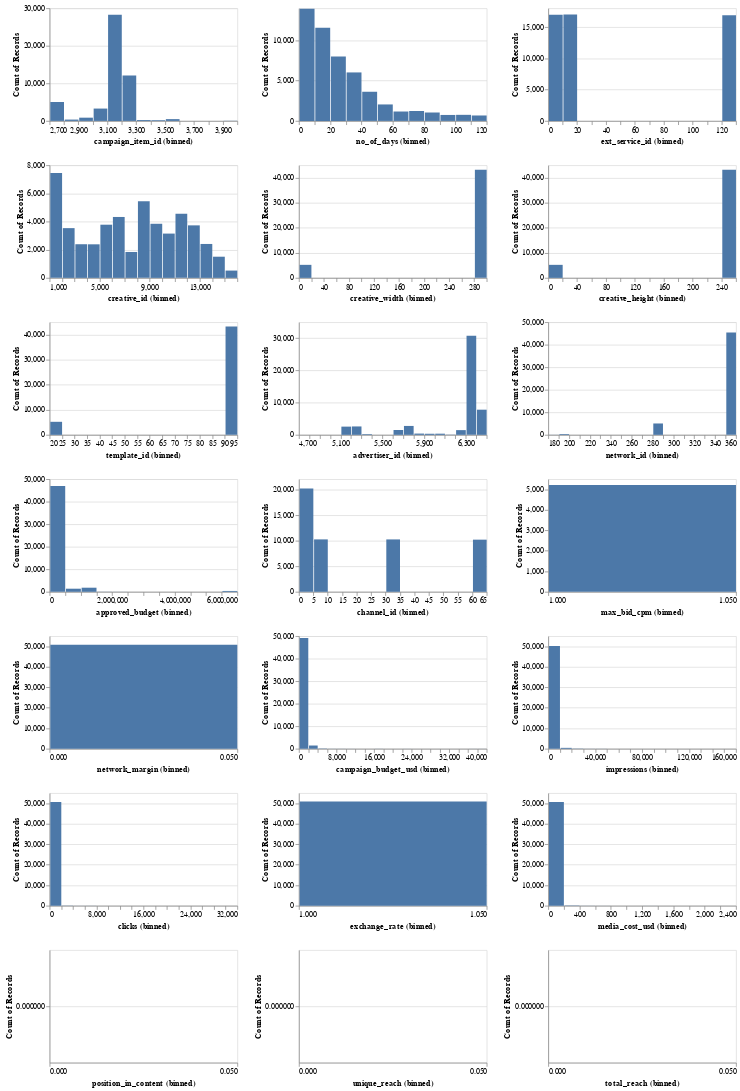

Write notebook code for a chart like this one.
### Markdown cell above
### Distributions

### Code cell
import altair as alt
import vegafusion
alt.data_transformers.enable("vegafusion")


numeric_cols = train_df.select_dtypes("number").columns.tolist()
numeric_cols_dist = alt.Chart(train_df).mark_bar().encode(
    alt.X(alt.repeat(), type = "quantitative", bin = alt.Bin(maxbins = 20)),
    y ="count()",
).properties(
        width = 250,
        height = 150
).repeat(
    numeric_cols,
    columns = 3
)

numeric_cols_dist
